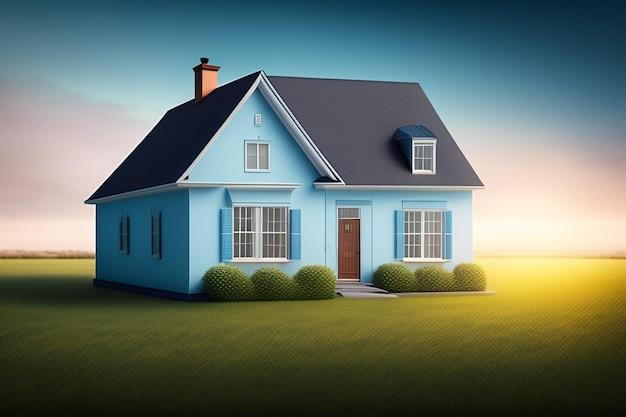
%> input picture images/house.jpg, 626 x 417 px
$ octave segmentationTest.m   (GNU Octave 9; MATLAB toolbox functions it lacks are replaced by stand-ins)
%> lines starting %> are read from the running program, lines starting %| are printed output that depends on the picture
%> further down, img is the input picture: size 417x626x3 uint8; mean R, G, B 104.8, 117.5, 107.5
### src/util/edgeDetection.m
function result = edgeDetection(image, operator, thresholdType, threshold)
%> called with operator = 'prewitt'
    if size(image, 3) == 3
        image = rgb2gray(image);
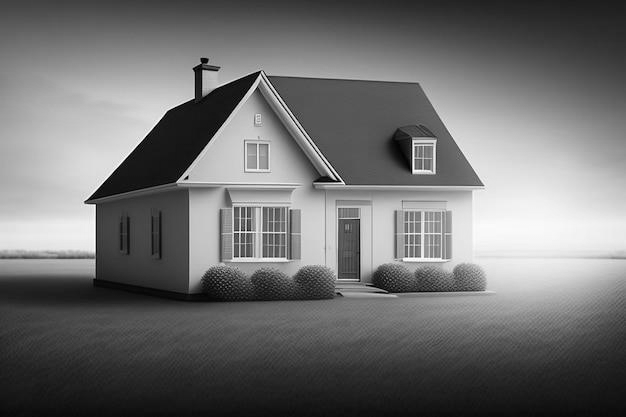
%> image: size 417x626 double; min 0, max 0.999, mean 0.441
    end

    switch lower(operator)
        case 'laplace'
            %kernelX = [0 1 0; 1 -4  1; 0  1  0];
            kernelX = [1 1 1; 1 -8  1; 1  1  1];
            %kernelX = [0 -1 0; -1 4 -1; 0 -1 0];
            %kernelX = [-1 -1 -1; -1 8 -1; -1 -1 -1];
            edges = conv2(double(image), double(kernelX), 'valid');
        case 'log'
            kernelX = [0 0 -1 0 0;
                       0 -1 -2 -1 0;
                       -1 -2 16 -2 -1;
                       0 -1 -2 -1 0;
                       0 0 -1 0 0];
            edges = conv2(double(image), double(kernelX), 'valid');
        case 'sobel'
            kernelX = [-1 0 1; -2 0 2; -1 0 1];
            kernelY = [1 2 1; 0 0 0; -1 -2 -1];
            convX = conv2(double(image), double(kernelX), 'valid');
            convY = conv2(double(image), double(kernelY), 'valid');
            edges = sqrt(convX.^2 + convY.^2);
        case 'prewitt'
            kernelX = [-1 0 1; -1 0 1; -1 0 1];
            kernelY = [-1 -1 -1; 0 0 0; 1 1 1];
            convX = conv2(double(image), double(kernelX), 'valid');
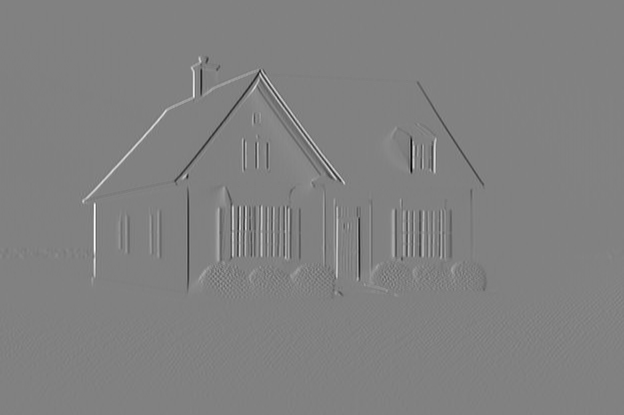
%> convX: size 415x624 double; min -2.92, max 2.84, mean 0.000243; drawn with min black and max white
            convY = conv2(double(image), double(kernelY), 'valid');
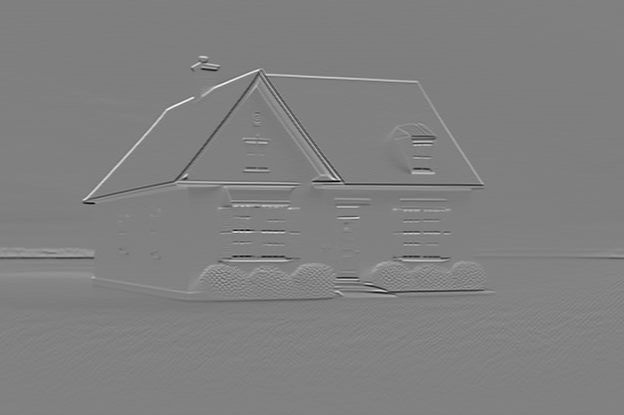
%> convY: size 415x624 double; min -2.65, max 2.6, mean 0.002; drawn with min black and max white
            edges = sqrt(convX.^2 + convY.^2);
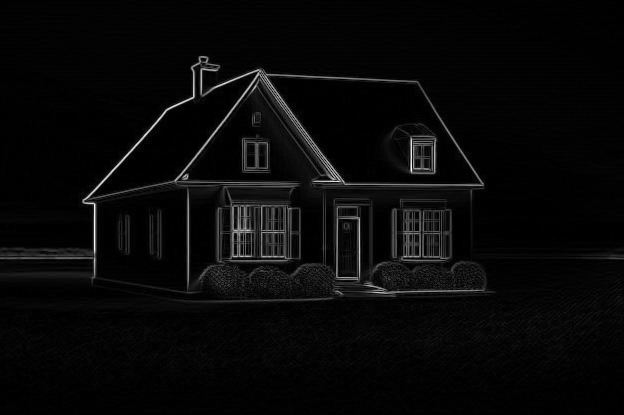
%> edges: size 415x624 double; min 0, max 2.92, mean 0.101; drawn with min black and max white
        case 'roberts'
            kernelX = [1 0; 0 -1];
            kernelY = [0 1; -1 0];
            convX = conv2(double(image), double(kernelX), 'valid');
            convY = conv2(double(image), double(kernelY), 'valid');
            edges = sqrt(convX.^2 + convY.^2);
        case 'canny'
            edges = (edge(image,'canny') * 255);
        otherwise
            error('Unknown operator: %s', operator);
    end

    if strcmpi(operator, 'canny')
        result = edges;
    else
        % Add some padding
        [imageHeight, imageWidth] = size(image);
%> imageHeight = 417; imageWidth = 626
        [kernelXHeight, kernelXWidth] = size(kernelX);
        paddingHeight = floor(kernelXHeight / 2);
        paddingWidth = floor(kernelXWidth / 2);

        result = zeros(imageHeight, imageWidth);

        if strcmpi(operator, 'roberts')
            result(paddingHeight:imageHeight - paddingHeight, paddingWidth:imageWidth - paddingWidth) = edges;
        else
            result(paddingHeight + 1:imageHeight - paddingHeight, paddingWidth + 1:imageWidth - paddingWidth) = edges;
        end

        % thresholding the edge mask
%> the run ends on the next line
        switch lower(thresholdType)
            case 'adaptive'
                result = imbinarize(result, 'adaptive');
            case 'otsu'
                result = imbinarize(result, graythresh(image));
            case 'global'
                result = imbinarize(result, 'global');
            case 'input'
                result = imbinarize(result, threshold);
            otherwise
                error('Unknown threshold type: %s', thresholdType);
        end
    end
end

### src/test/segmentationTest.m
img = imread('images/house.jpg');
img = double(img) / 255;
figure; imshow (img);

edges = edgeDetection(img, 'prewitt');

$ run again, with images/avocado.jpg copied over images/house.jpg
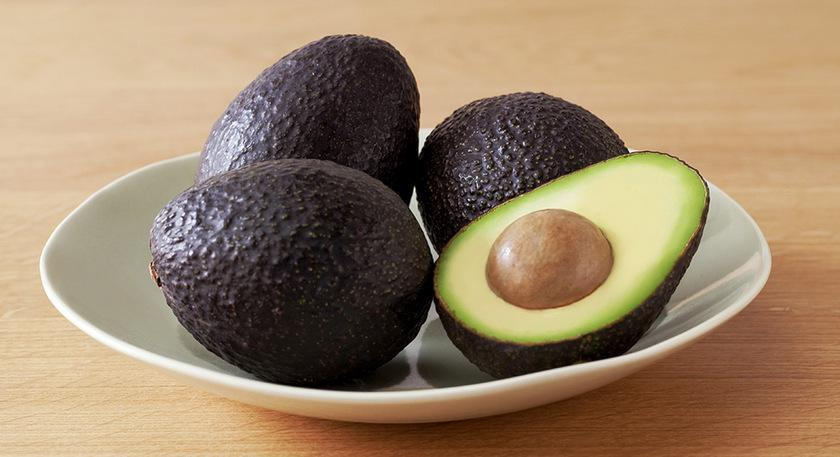
%> input picture images/avocado.jpg, 840 x 457 px
%> img is the input picture: size 457x840x3 uint8; mean R, G, B 154.6, 131.3, 104.5
%> img: size 457x840x3 double
%> in edgeDetection, `convY = conv2(double(image), double(kernelY), 'valid');`:
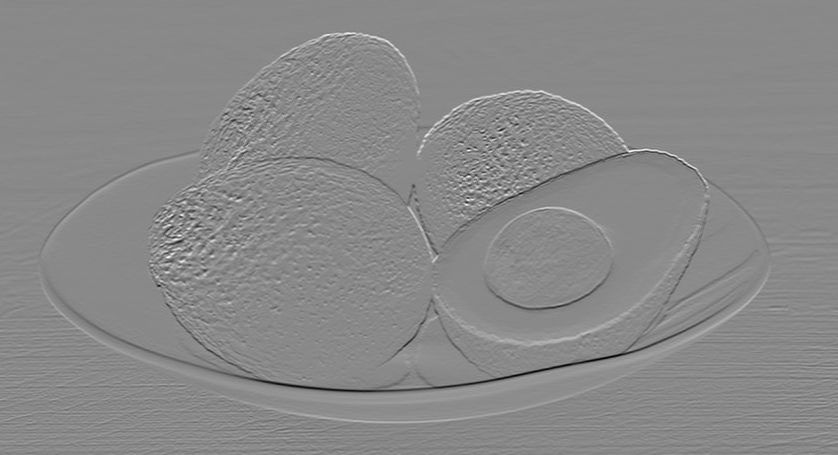
%> convY: size 455x838 double; min -2.28, max 1.96, mean 0.00253; drawn with min black and max white
%> in edgeDetection, `edges = sqrt(convX.^2 + convY.^2);`:
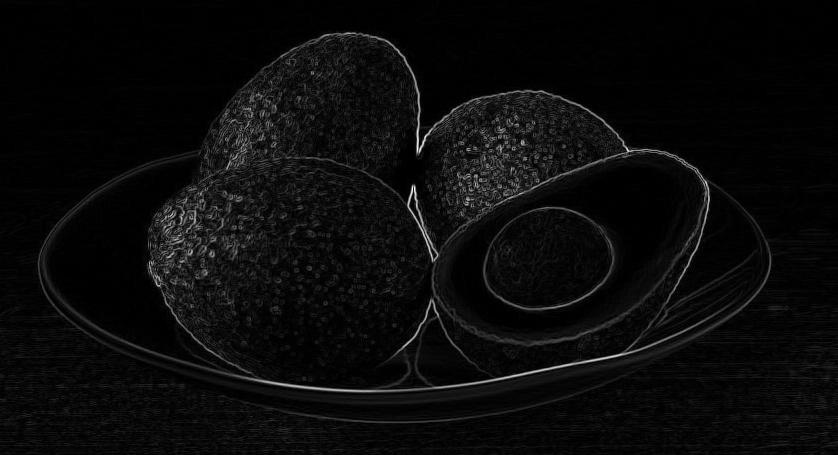
%> edges: size 455x838 double; min 0, max 2.78, mean 0.121; drawn with min black and max white
